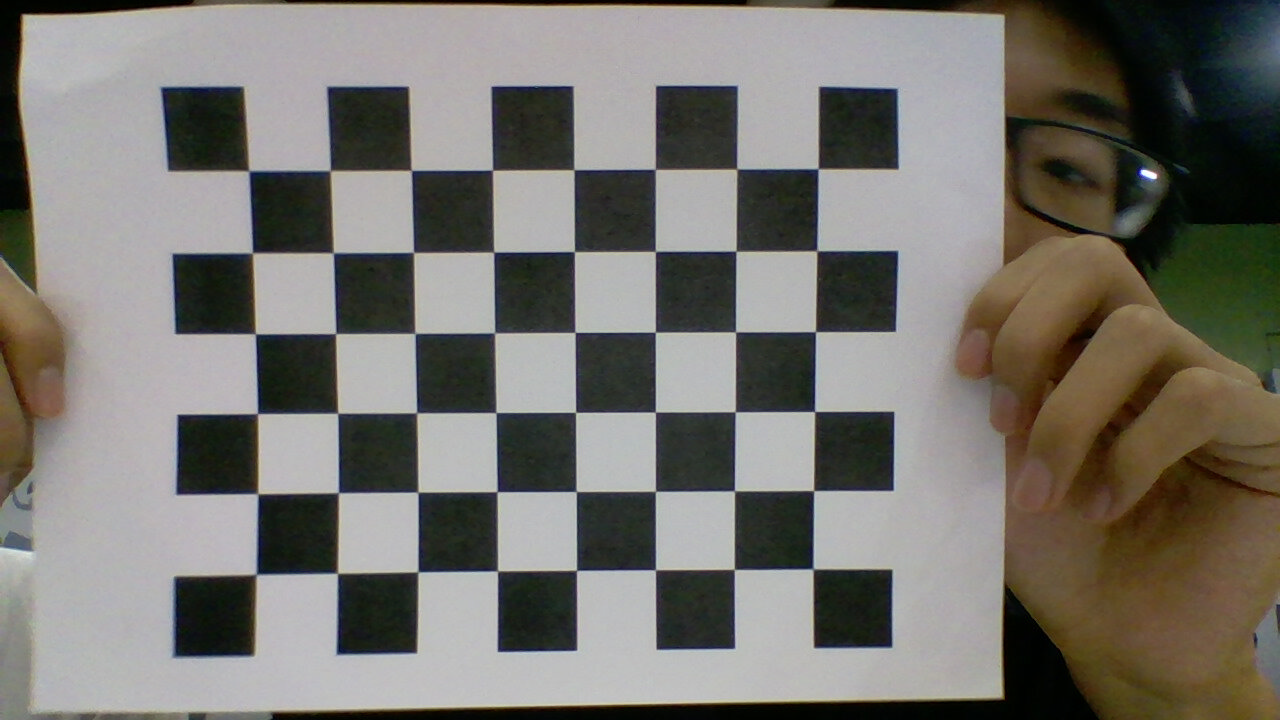
//> input picture images/1.jpg, 1280 x 720 px
$ ./main ../images/1.jpg   (built with g++ and OpenCV 4)
//> lines starting //> are read from the running program, lines starting //| are printed output that depends on the picture; after the words box and inside, x2 and y2 are one past the last pixel; in counts of white or black regions, pixels touching at a corner belong together
// This program is a simple template of an C++ program loading and showing image with OpenCV.
// You can ignore this file and write your own program.
// The program takes a image file name as an argument.

#include <stdio.h>
#include <stdlib.h>
#include "opencv2/opencv.hpp"
#include <iostream>
#include <string>

using namespace std;
using namespace cv;

// [6 lines of commented-out code are left out]

int main(int argc, char **argv) {
	int thresh = 100;
	int max_thresh = 255;
	RNG rng(12345);

	// Check number of arguments.
  // If no argument input, exit the program.
	if ( argc != 2 )
		exit(1);

	Mat SrcImage, WorkImage, ComImage;

	// Load a gray scale picture.
	SrcImage = imread(argv[1], 0);
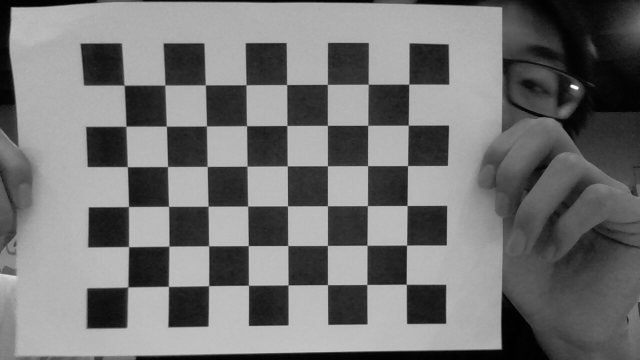
//> SrcImage: 720 rows x 1280 cols, CV_8UC1 (shown at 1/2 size); min 0, max 255, mean 115.4

	if (!SrcImage.data)
		exit(1);

	namedWindow("ComImage", cv::WINDOW_AUTOSIZE);

	// Duplicate the source iamge.
	WorkImage = SrcImage.clone();

  //Extract the contour of
	/* If you're familiar with OpenCV, findContours() will be a better way.*/
	GaussianBlur(WorkImage, WorkImage, Size(5, 5), 0, 0);
	threshold(WorkImage, WorkImage, 128, 255, cv::THRESH_BINARY);
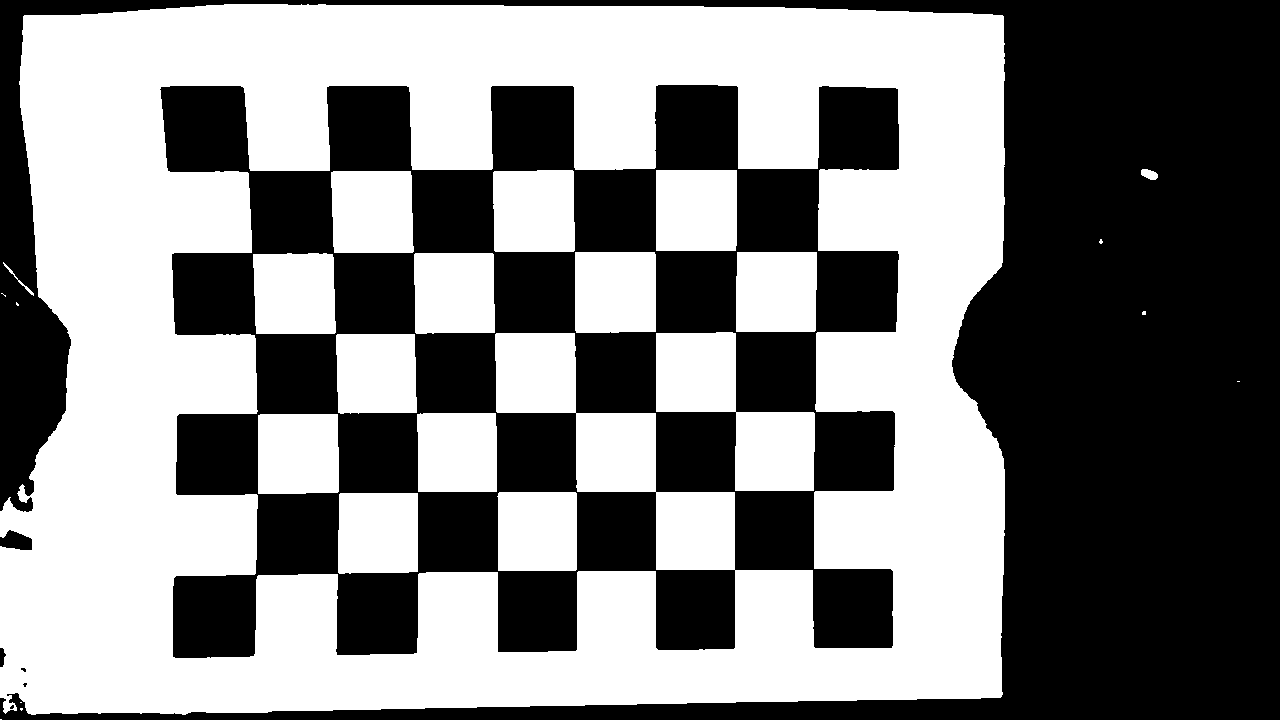
//> WorkImage: 720 rows x 1280 cols, CV_8UC1; 50.6% white; 7 black regions (3 under 20 px), largest, box (x1, y1, x2, y2) and area: (0, 0, 1280, 720) 244987, (160, 85, 899, 658) 209484, (0, 530, 32, 550) 452, (0, 648, 6, 667) 79

	// Opening
	int element_size = 4;
	int element_type = MORPH_RECT;
	Mat element = getStructuringElement( element_type,
			Size( 2*element_size + 1, 2*element_size + 1 ),
			Point( element_size, element_size ) );
	// erode(WorkImage, WorkImage, Mat());
	// dilate(WorkImage, WorkImage, Mat());
	erode(WorkImage, WorkImage, element);
	dilate(WorkImage, WorkImage, element);
//> WorkImage: 720 rows x 1280 cols, CV_8UC1; 50.5% white; 6 black regions (2 under 20 px), largest, box (x1, y1, x2, y2) and area: (0, 0, 1280, 720) 245671, (160, 85, 899, 658) 209618, (0, 530, 32, 550) 456, (0, 648, 6, 667) 79
	// Duplicate the working iamge.
	ComImage = WorkImage.clone();

	Mat canny_output;
	vector<vector<Point> > contours;
	vector<Vec4i> hierarchy;

	/// Detect edges using canny
	Canny(ComImage, canny_output, thresh, thresh*2, 3 );
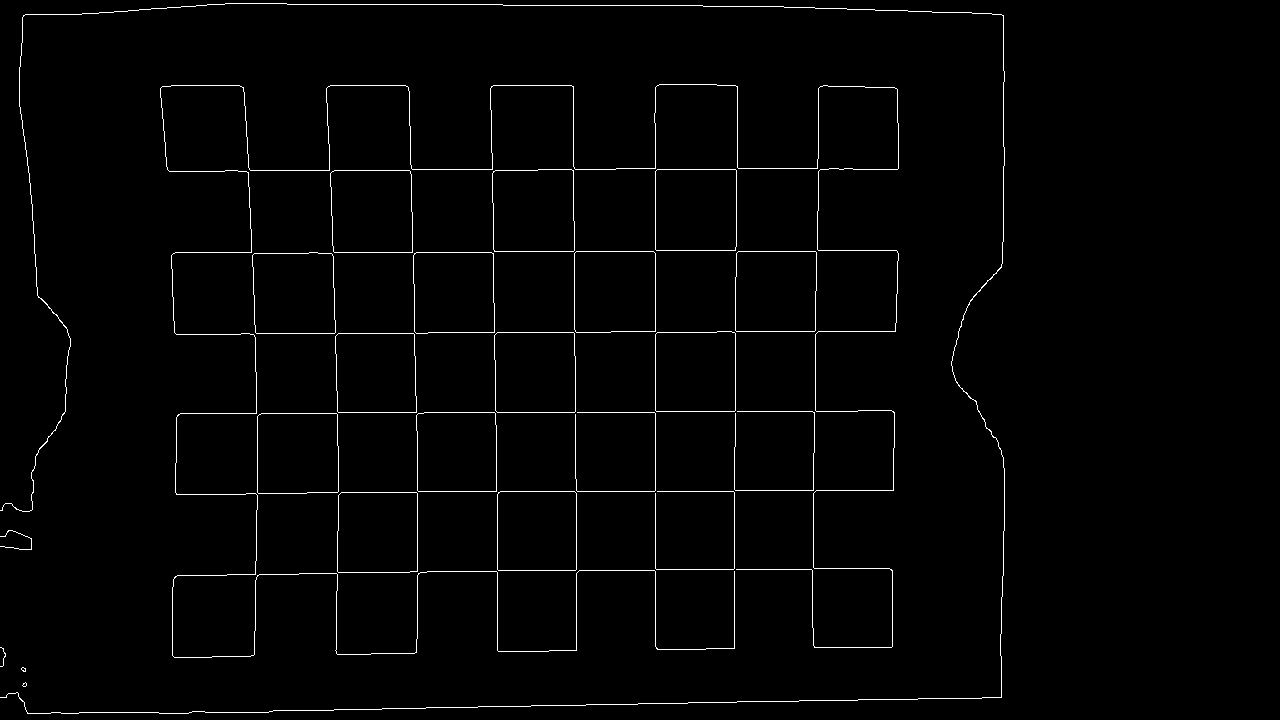
//> canny_output: 720 rows x 1280 cols, CV_8UC1; 1.5% white in thin lines or dots, all inside (x1, y1, x2, y2) = (0, 3, 1005, 714)

	/// Find contours
	findContours(canny_output, contours, hierarchy, CV_RETR_EXTERNAL, CV_CHAIN_APPROX_SIMPLE, Point(0, 0) );
//> contours = 23 contours, 8 with area under 20; largest, box (x1, y1, x2, y2) and area: (492, 169, 575, 252) 6571, (330, 170, 413, 253) 6564, (655, 169, 737, 251) 6554, (574, 251, 656, 333) 6510, (252, 252, 336, 334) 6428

	// Get the Central Moments and Draw
	vector<Moments> mu(contours.size());
//> mu = 23 items
	vector<Point2f> mc(contours.size());
	vector<double> pa(contours.size());
	Mat drawing = SrcImage.clone();

  	for( int i = 0; i < contours.size(); i++ ){
  		mu[i] = moments( contours[i], false );
  	}
//> this loop made 23 passes

	//Get the mass centers:
	for( int i = 0; i < contours.size(); i++ ){
	 	mc[i] = Point2f( mu[i].m10/mu[i].m00 , mu[i].m01/mu[i].m00 );
	 }
	 //Get the principle angle:
	 const double PI = 3.141592653589793;
	 for (int i = 0; i < contours.size(); ++i)
	 {
	 	pa[i] = 0.5 * atan2(2 * mu[i].mu11, mu[i].mu20 - mu[i].mu02);
	 	pa[i] *= 180 / PI;
	 	cout << format("(%.2f,%.2f, %.2f)", mc[i].x, mc[i].y, pa[i])<<endl;
	 }

	//Draw contours
	for( int i = 0; i< contours.size(); i++ ){
		Scalar color = Scalar( rng.uniform(0, 255), rng.uniform(0,255), rng.uniform(0,255) );
		const cv::Scalar BLACK(0, 0, 0);
	   	drawContours( drawing, contours, i, Scalar(0, 0 ,0), 2, 8, hierarchy, 0, Point() );
	   	circle( drawing, mc[i], 4, BLACK, -1, 8, 0 );
	   	Vec4f le;
	   	fitLine(contours[i], le, CV_DIST_L2, 0 , 0.01 , 0.01);
	   	float lefty = float((- le[2] * le[1] / le[0]) + le[3]);
	   	float righty = float(((drawing.cols - le[2]) * le[1]/le[0]) + le[3]);
	   	Point2f point_a(drawing.cols - 1, righty);
	   	Point2f point_b(0, lefty);
	   	line(drawing, point_a, point_b, BLACK, 2);
	   	//putText(drawing, format("(%.2f,%.2f, %.2f)", mc[i].x, mc[i].y, pa[i]), mc[i], FONT_HERSHEY_COMPLEX_SMALL, 0.75, RED, 1);
	}
//> this loop made 23 passes
//> (le, lefty, righty, point_a, point_b) on passes 1 to 5: ([0.707, -0.707, 24.11, 684.1], 708.2, -571.8, Point(1279, -571.8), Point(0, 708.2)), ([0.712, 0.703, 23, 668.6], 645.9, 1910, Point(1279, 1910), Point(0, 645.9)), ([0.00233, 1, 2.96, 655.1], -612.8, 548316.2, Point(1279, 548316.2), Point(0, -612.8)), ([0.994, 0.109, 16.7, 537.5], 535.7, 676.2, Point(1279, 676.2), Point(0, 535.7)), ([0.916, 0.402, 372.5, 535.5], 372.1, 933.3, Point(1279, 933.3), Point(0, 372.1))
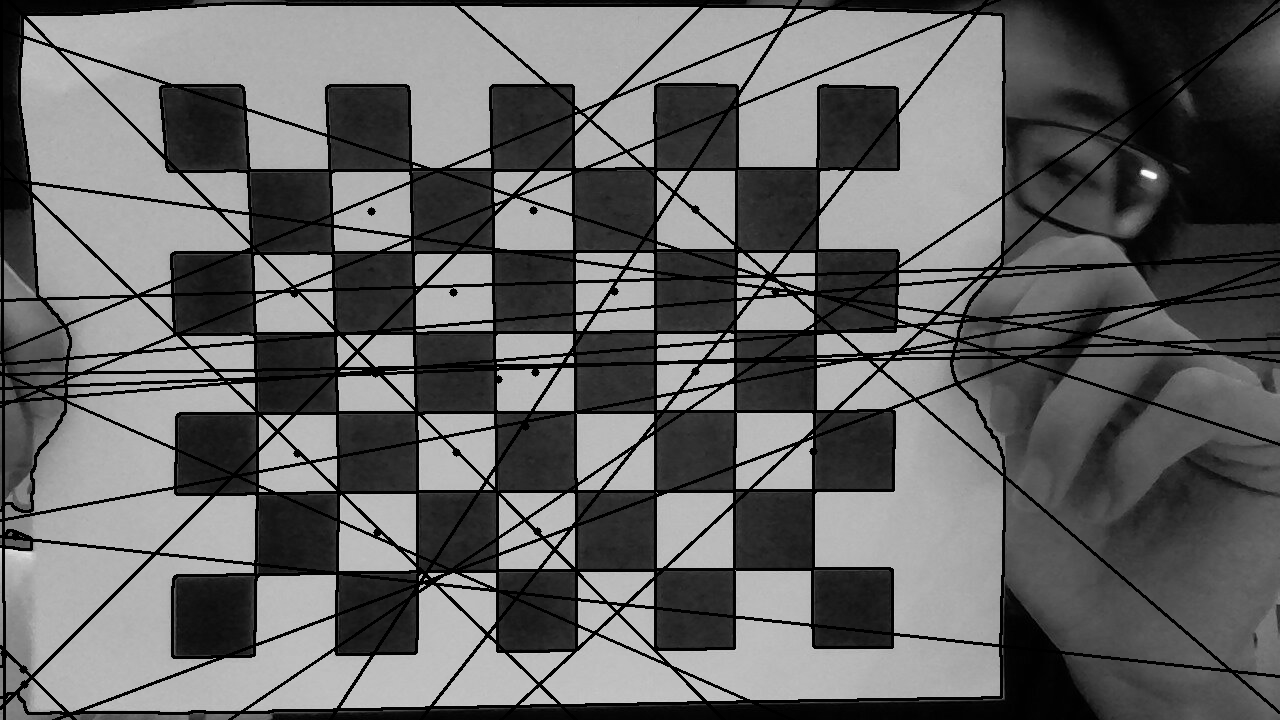
//> drawing: 720 rows x 1280 cols, CV_8UC1; 11.85% of pixels changed, all inside (x1, y1, x2, y2) = (0, 0, 1280, 720)

	// Show the working image after preprocessing.
	cv::imshow("ComImage", drawing);
  	cv::waitKey();

	return 0;
}

$ run again, on images/11.jpg
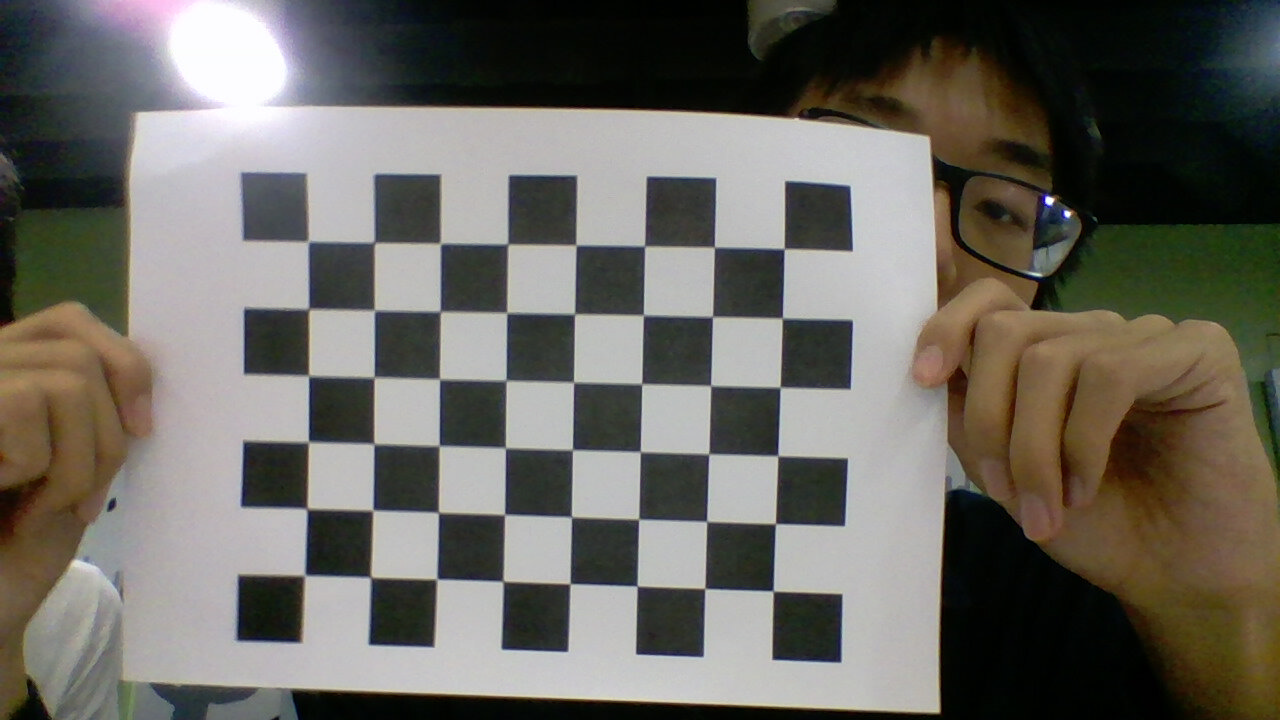
//> input picture images/11.jpg, 1280 x 720 px
//> `threshold(WorkImage, WorkImage, 128, 255, cv::THRESH_BINARY);`:
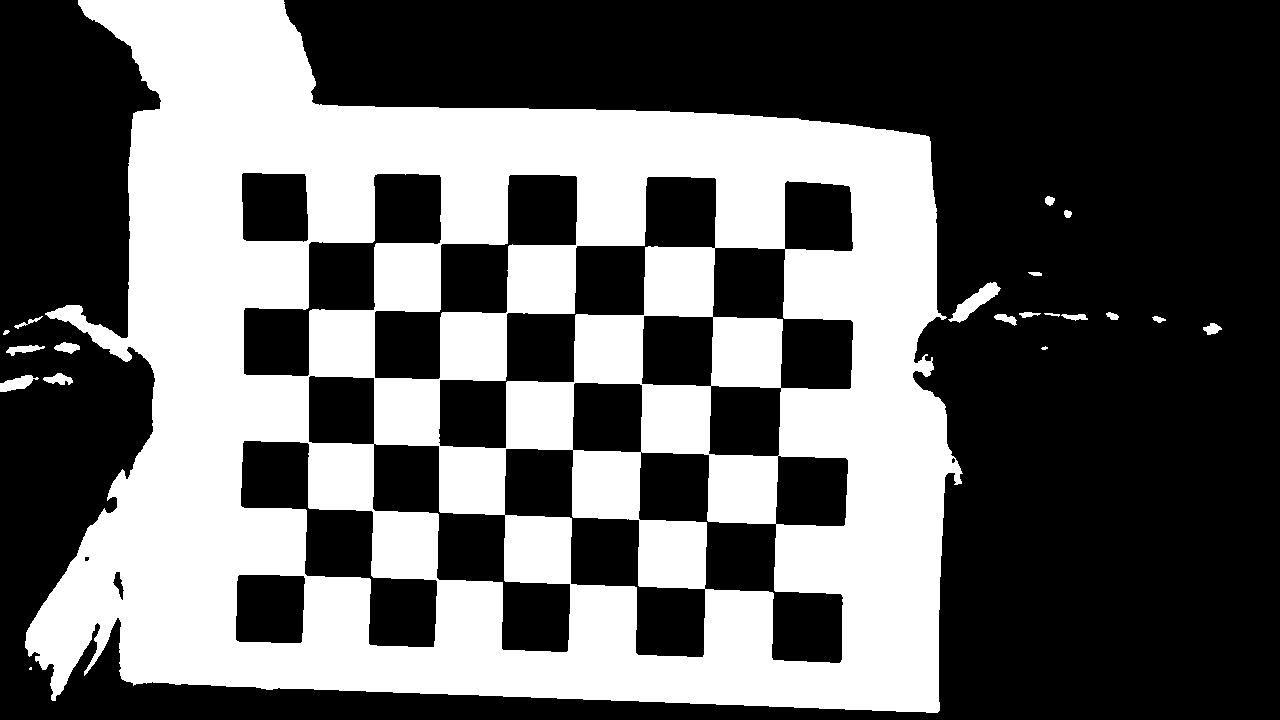
//> WorkImage: 720 rows x 1280 cols, CV_8UC1; 39.1% white; 20 white regions (2 under 20 px), largest, box (x1, y1, x2, y2) and area: (25, 0, 963, 713) 357678, (948, 282, 1001, 323) 749, (0, 375, 39, 392) 363
//> canny_output: 720 rows x 1280 cols, CV_8UC1; 1.3% white in thin lines or dots, all inside (x1, y1, x2, y2) = (0, 0, 998, 713)
//> contours = 31 contours, 24 with area under 20; largest, box (x1, y1, x2, y2) and area: (243, 173, 441, 376) 13243, (706, 454, 778, 524) 4679, (241, 172, 308, 242) 4340, (954, 282, 998, 321) 712, (25, 0, 959, 713) 161, (917, 360, 932, 372) 150, (62, 342, 72, 352) 78
//> mu = 31 items
//> the loop `for( int i = 0; i < contours.size(); i++ )` made 31 passes
//> the loop `for (int i = 0; i < contours.size(); ++i)` made 31 passes
//| (636.78,653.22, 45.00)
//| (534.50,649.67, 1.78)
//| (390.56,622.56, 47.71)
//| (116.90,585.00, -62.05)
//| (86.21,558.21, -45.00)
//> (output is shown up to pass 5 of 31)
//> the loop `for( int i = 0; i< contours.size(); i++ )` made 31 passes
//> (le, lefty, righty, point_a, point_b) on passes 1 to 5: ([0.795, 0.607, 652.8, 624.3], 125.4, 1103.7, Point(1279, 1103.7), Point(0, 125.4)), ([0.847, 0.532, 523.3, 618.3], 289.3, 1093.9, Point(1279, 1093.9), Point(0, 289.3)), ([0.856, 0.517, 387.4, 613.5], 379.6, 1152.7, Point(1279, 1152.7), Point(0, 379.6)), ([0.196, 0.981, 118.6, 584.6], -8.33, 6392, Point(1279, 6392), Point(0, -8.33)), ([0.707, -0.707, 86, 558], 644, -636, Point(1279, -636), Point(0, 644))
//> after the loop `for( int i = 0; i< contours.size(); i++ )`:
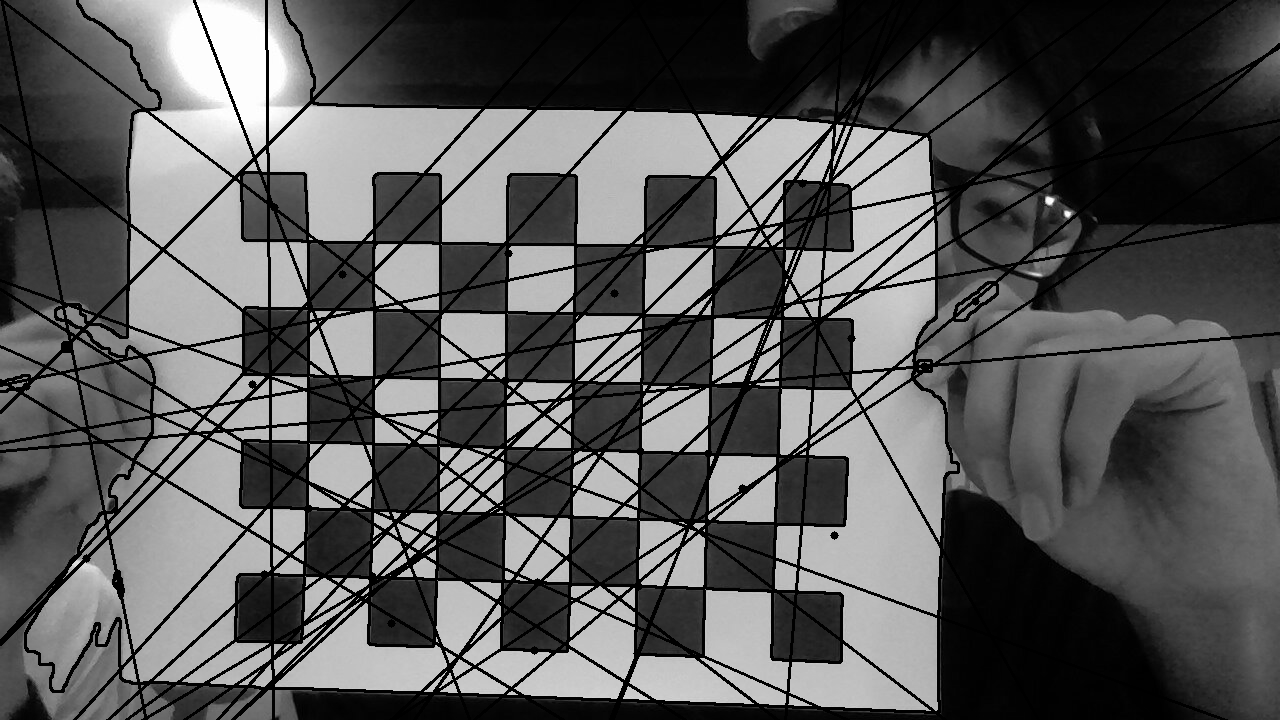
//> drawing: 720 rows x 1280 cols, CV_8UC1; min 0, max 255, mean 88.3
